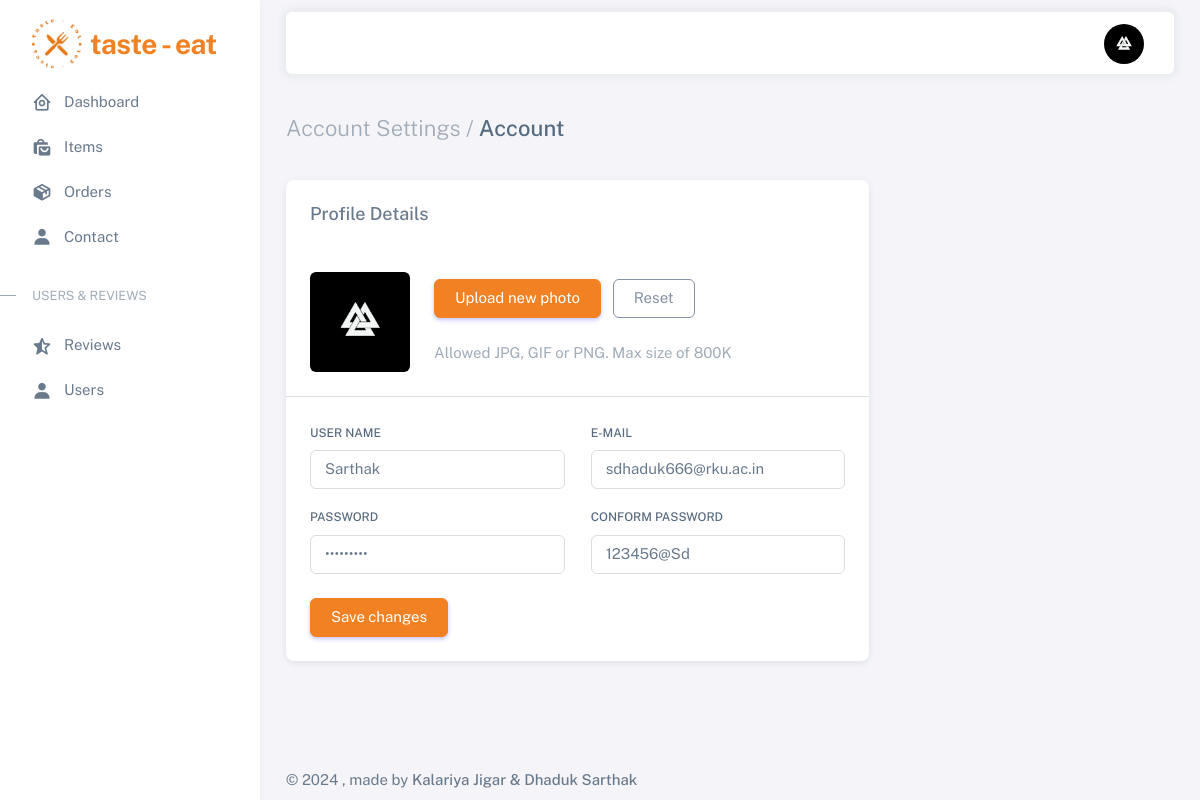
The page /account.php (signed in) on the database its author committed.
### tables this page shows
CREATE TABLE `register` (
  `username` varchar(250) NOT NULL,
  `email` varchar(250) NOT NULL,
  `password` varchar(250) NOT NULL,
  `user` varchar(250) NOT NULL,
  `profilepic` varchar(250) NOT NULL,
  `token` varchar(250) NOT NULL
);

### account.php (the view, shortened to what this page needs)
<?php include './admin_include/header.php' ?>
<div class="content-wrapper">
  <div class="container-xxl flex-grow-1 container-p-y">
    <h4 class="py-3 mb-4"><span class="text-muted fw-light">Account Settings /</span> Account</h4>
    <?php
    $username = $_SESSION['u'];
    $q_register = "SELECT * FROM `register` WHERE `username`='$username'";
    $q_register_r = mysqli_query($con, $q_register);
    if (mysqli_num_rows($q_register_r) == 1) {
      $register_row = mysqli_fetch_assoc($q_register_r);
    ?>
      <div class="row">
        <div class="col-md-8">
          <div class="card mb-4">
            <h5 class="card-header">Profile Details</h5>
            <form enctype="multipart/form-data" method="post">
              <div class="card-body">
                <div class="d-flex align-items-start align-items-sm-center gap-4">
                  <img src="uploaded_image/<?php echo $register_row['profilepic'] ?>" alt="user-avatar" class="d-block rounded" height="100" width="100" id="uploadedAvatar" />
                  <div class="button-wrapper">
                    <label for="upload" class="btn btn-primary me-2 mb-4" tabindex="0">
                      <span class="d-none d-sm-block">Upload new photo</span>
                    </label>
                    <button type="button" class="btn btn-outline-secondary account-image-reset mb-4 refresh-button">
                      <span class="d-none d-sm-block">Reset</span>
                    </button>
                    <p class="text-muted mb-0">Allowed JPG, GIF or PNG. Max size of 800K</p>
                  </div>
                </div>
              </div>
              <hr class="my-0" />
              <div class="card-body">
                <div class="row">
                  <div class="mb-3 col-md-6">
                    <label for="firstName" class="form-label">User Name</label>
                    <input class="form-control" type="text" id="username" name="edit_username" value="<?php echo $register_row['username'] ?>" autofocus />
                  </div>
                  <div class="mb-3 col-md-6">
                    <label for="email" class="form-label">E-mail</label>
                    <input class="form-control" type="email" id="email" name="edit_email" value="<?php echo $register_row['email'] ?>" />
                  </div>
                  <div class="mb-3 col-md-6">
                    <label for="organization" class="form-label">Password</label>
                    <input type="password" class="form-control" id="organization" name="edit_pwd" value="<?php echo $register_row['password'] ?>" />
                  </div>
                  <div class="mb-3 col-md-6">
                    <label for="organization" class="form-label">Conform Password</label>
                    <input type="text" class="form-control" id="organization" name="edit_cpwd" value="<?php echo $register_row['password'] ?>" />
                  </div>
                </div>
                <div class="mt-2">
                  <button type="submit" class="btn btn-primary me-2" name="edit_add">Save changes</button>
                </div>
              </div>
            </form>
          </div>
        </div>
      </div>
    <?php
    }
    ?>
  </div>
  <?php include './admin_include/footer.php' ?>

### admin_include/header.php (shortened to what this page needs)
<?php include_once 'connection.php' ?>
<!DOCTYPE html>
<html lang="en" class="light-style layout-menu-fixed layout-compact" dir="ltr" data-theme="theme-default" data-assets-path="./admin/assets/" data-template="vertical-menu-template-free">
<head>
  <link rel="stylesheet" href="./admin/assets/vendor/fonts/boxicons.css" />
  <link rel="stylesheet" href="./admin/assets/vendor/css/core.css" class="template-customizer-core-css" />
  <link rel="stylesheet" href="./admin/assets/vendor/css/theme-default.css" class="template-customizer-theme-css" />
  <link rel="stylesheet" href="./admin/assets/css/demo.css" />
  <link rel="stylesheet" href="./admin/assets/vendor/libs/perfect-scrollbar/perfect-scrollbar.css" />
  <link rel="stylesheet" href="./admin/assets/vendor/libs/apex-charts/apex-charts.css" />
</head>
<body>
  <div class="layout-wrapper layout-content-navbar">
    <div class="layout-container">
      <aside id="layout-menu" class="layout-menu menu-vertical menu bg-menu-theme">
        <div class="app-brand demo">
          <a href="index.php" class="app-brand-link">
            <img src="./admin/assets/img/favicon/favicon2.png" alt="" height="50rem" width="50rem">
            <span class="app-brand-text demo menu-text fw-bold ms-2" style="color: #F28123;">Taste - Eat</span>
          </a>
        </div>
        <ul class="menu-inner py-1">
          <li class="menu-item">
            <a href="index2.php" class="menu-link">
              <i class="menu-icon tf-icons bx bx-home-circle"></i>
              <div data-i18n="Dashboards">Dashboard</div>
            </a>
          </li>
          <li class="menu-item">
            <a href="items_list.php" class="menu-link">
              <i class="menu-icon tf-icons bx bxs-shopping-bags"></i>
              <div data-i18n="Layouts">Items</div>
            </a>
          </li>
          <li class="menu-item">
            <a href="order_list.php" class="menu-link">
              <i class="menu-icon tf-icons bx bxs-package"></i>
              <div data-i18n="Layouts">Orders</div>
            </a>
          </li>
          <li class="menu-item">
            <a href="contact_us.php" class="menu-link">
              <i class="menu-icon tf-icons bx bxs-user"></i>
              <div data-i18n="Layouts">Contact</div>
            </a>
          </li>
          <li class="menu-header small text-uppercase">
            <span class="menu-header-text">Users &amp; Reviews</span>
          </li>
          <li class="menu-item">
            <a href="reviews.php" class="menu-link">
              <i class="menu-icon tf-icons bx bxs-star-half"></i>
              <div data-i18n="Layouts">Reviews</div>
            </a>
          </li>
          <li class="menu-item">
            <a href="users.php" class="menu-link">
              <i class="menu-icon tf-icons bx bxs-user"></i>
              <div data-i18n="Layouts">Users</div>
            </a>
          </li>
      </aside>
      <div class="layout-page">
        <nav class="layout-navbar container-xxl navbar navbar-expand-xl navbar-detached align-items-center bg-navbar-theme" id="layout-navbar">
          <div class="navbar-nav-right d-flex align-items-center" id="navbar-collapse">
            <ul class="navbar-nav flex-row align-items-center ms-auto">
              <?php
              $username = $_SESSION['u'];
              $q_register = "SELECT * FROM `register` WHERE `username`='$username'";
              $q_register_r = mysqli_query($con, $q_register);
              if (mysqli_num_rows($q_register_r) == 1) {
                $register_row = mysqli_fetch_assoc($q_register_r);
              ?>
                <li class="nav-item navbar-dropdown dropdown-user dropdown">
                  <a class="nav-link dropdown-toggle hide-arrow" href="javascript:void(0);" data-bs-toggle="dropdown">
                    <div class="avatar">
                      <img src="uploaded_image/<?php echo $register_row['profilepic'] ?>" alt class="w-px-40 h-auto rounded-circle" />
                    </div>
                  </a>
                </li>
              <?php
              }
              ?>
            </ul>
          </div>
        </nav>

### admin/assets/css/demo.css (style rules this page uses)
.menu .app-brand.demo { height: 64px; margin-top: 12px; }
.app-brand-text.demo { font-size: 1.75rem; letter-spacing: -0.5px; text-transform: lowercase; }

### rows shown on the page
register: profilepic (picture), edit_username "Sarthak", edit_email "sdhaduk666@rku.ac.in", edit_cpwd "123456@Sd"
